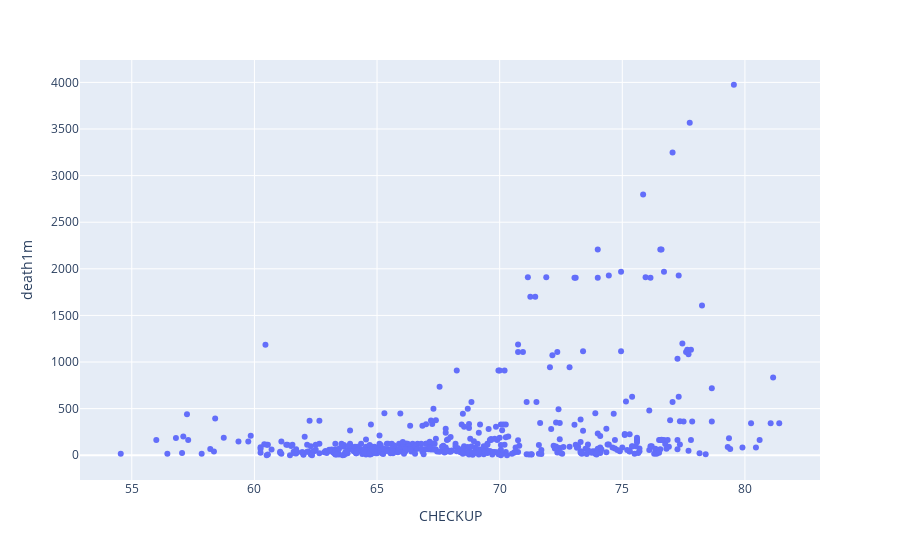

The notebook cell saved with this chart:
### Code cell
fig = px.scatter(df, x = 'CHECKUP', y = 'death1m', hover_name="state_id", hover_data=["state_id", "CityName"])
fig.show()

### Figure 1 — Plotly figure (JSON) as saved in the notebook; plotly's stock layout.template omitted (floating-point values rounded to 4 significant figures; data arrays with more than 128 entries replaced by an {"elided": "..."} marker saying what was removed)
{"data": [{"customdata": {"elided": "497x2 str values"}, "hovertemplate": "<b>%{hovertext}</b><br><br>CHECKUP=%{x}<br>death1m=%{y}<br>state_id=%{customdata[0]}<br>CityName=%{customdata[1]}<extra></extra>", "hovertext": {"elided": "497 str values"}, "legendgroup": "", "marker": {"color": "#636efa", "symbol": "circle"}, "mode": "markers", "name": "", "orientation": "v", "showlegend": false, "type": "scatter", "x": {"elided": "497 float values"}, "xaxis": "x", "y": {"elided": "497 float values"}, "yaxis": "y"}], "layout": {"legend": {"tracegroupgap": 0}, "margin": {"t": 60}, "xaxis": {"anchor": "y", "domain": [0, 1], "title": {"text": "CHECKUP"}}, "yaxis": {"anchor": "x", "domain": [0, 1], "title": {"text": "death1m"}}}}
